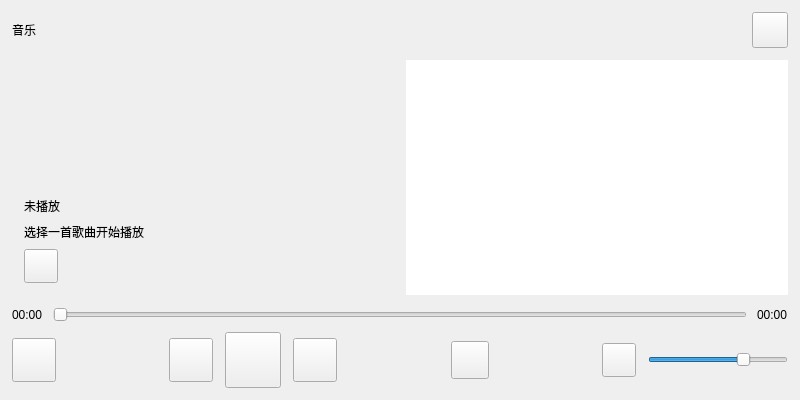
<?xml version="1.0" encoding="UTF-8"?>
<ui version="4.0">
 <class>musicUi</class>
 <widget class="QWidget" name="musicUi">
  <property name="geometry">
   <rect>
    <x>0</x>
    <y>0</y>
    <width>800</width>
    <height>400</height>
   </rect>
  </property>
  <property name="minimumSize">
   <size>
    <width>800</width>
    <height>400</height>
   </size>
  </property>
  <property name="maximumSize">
   <size>
    <width>800</width>
    <height>400</height>
   </size>
  </property>
  <property name="windowTitle">
   <string>音乐播放器</string>
  </property>
  <property name="styleSheet">
   <string notr="true"/>
  </property>
  <layout class="QVBoxLayout" name="mainLayout">
   <property name="spacing">
    <number>12</number>
   </property>
   <property name="leftMargin">
    <number>12</number>
   </property>
   <property name="topMargin">
    <number>12</number>
   </property>
   <property name="rightMargin">
    <number>12</number>
   </property>
   <property name="bottomMargin">
    <number>12</number>
   </property>
   <item>
    <layout class="QHBoxLayout" name="topBarLayout">
     <property name="spacing">
      <number>10</number>
     </property>
     <item>
      <widget class="QLabel" name="titleLabel">
       <property name="text">
        <string>音乐</string>
       </property>
      </widget>
     </item>
     <item>
      <spacer name="topBarSpacer">
       <property name="orientation">
        <enum>Qt::Horizontal</enum>
       </property>
       <property name="sizeHint" stdset="0">
        <size>
         <width>40</width>
         <height>20</height>
        </size>
       </property>
      </spacer>
     </item>
     <item>
      <widget class="QPushButton" name="exitButton">
       <property name="minimumSize">
        <size>
         <width>36</width>
         <height>36</height>
        </size>
       </property>
       <property name="maximumSize">
        <size>
         <width>36</width>
         <height>36</height>
        </size>
       </property>
       <property name="styleSheet">
        <string notr="true">QPushButton { image: url(:/Resource/app/music/gengduo.png); }</string>
       </property>
       <property name="text">
        <string/>
       </property>
      </widget>
     </item>
    </layout>
   </item>
   <item>
    <layout class="QHBoxLayout" name="contentLayout">
     <property name="spacing">
      <number>12</number>
     </property>
     <item>
      <layout class="QVBoxLayout" name="cardLayout">
       <property name="spacing">
        <number>8</number>
       </property>
       <property name="leftMargin">
        <number>12</number>
       </property>
       <property name="topMargin">
        <number>12</number>
       </property>
       <property name="rightMargin">
        <number>12</number>
       </property>
       <property name="bottomMargin">
        <number>12</number>
       </property>
       <item>
        <widget class="QLabel" name="albumArtLabel">
         <property name="minimumSize">
          <size>
           <width>150</width>
           <height>150</height>
          </size>
         </property>
         <property name="maximumSize">
          <size>
           <width>150</width>
           <height>150</height>
          </size>
         </property>
         <property name="styleSheet">
          <string notr="true"/>
         </property>
         <property name="text">
          <string/>
         </property>
         <property name="alignment">
          <set>Qt::AlignCenter</set>
         </property>
        </widget>
       </item>
       <item>
        <widget class="QLabel" name="trackTitleLabel">
         <property name="text">
          <string>未播放</string>
         </property>
        </widget>
       </item>
       <item>
        <widget class="QLabel" name="artistLabel">
         <property name="text">
          <string>选择一首歌曲开始播放</string>
         </property>
        </widget>
       </item>
       <item>
        <layout class="QHBoxLayout" name="quickActionLayout">
         <property name="spacing">
          <number>10</number>
         </property>
         <item>
          <widget class="QPushButton" name="playlistButton">
           <property name="minimumSize">
            <size>
             <width>34</width>
             <height>34</height>
            </size>
           </property>
           <property name="maximumSize">
            <size>
             <width>34</width>
             <height>34</height>
            </size>
           </property>
           <property name="styleSheet">
            <string notr="true">QPushButton { image: url(:/Resource/app/music/bofangliebiao.png); }</string>
           </property>
           <property name="text">
            <string/>
           </property>
          </widget>
         </item>
         <item>
          <spacer name="cardActionSpacer">
           <property name="orientation">
            <enum>Qt::Horizontal</enum>
           </property>
           <property name="sizeHint" stdset="0">
            <size>
             <width>40</width>
             <height>20</height>
            </size>
           </property>
          </spacer>
         </item>
        </layout>
       </item>
      </layout>
     </item>
     <item>
      <widget class="QListWidget" name="playlistList">
       <property name="minimumSize">
        <size>
         <width>0</width>
         <height>0</height>
        </size>
       </property>
       <property name="frameShape">
        <enum>QFrame::NoFrame</enum>
       </property>
       <property name="selectionMode">
        <enum>QAbstractItemView::SingleSelection</enum>
       </property>
       <property name="uniformItemSizes">
        <bool>true</bool>
       </property>
      </widget>
     </item>
    </layout>
   </item>
   <item>
    <layout class="QVBoxLayout" name="controlsLayout">
     <property name="spacing">
      <number>10</number>
     </property>
     <property name="leftMargin">
      <number>0</number>
     </property>
     <property name="topMargin">
      <number>0</number>
     </property>
     <property name="rightMargin">
      <number>0</number>
     </property>
     <property name="bottomMargin">
      <number>0</number>
     </property>
     <item>
      <layout class="QHBoxLayout" name="progressLayout">
       <property name="spacing">
        <number>10</number>
       </property>
       <item>
        <widget class="QLabel" name="timeCurrentLabel">
         <property name="text">
          <string>00:00</string>
         </property>
        </widget>
       </item>
       <item>
        <widget class="QSlider" name="progressSlider">
         <property name="maximum">
          <number>1000</number>
         </property>
         <property name="orientation">
          <enum>Qt::Horizontal</enum>
         </property>
        </widget>
       </item>
       <item>
        <widget class="QLabel" name="timeTotalLabel">
         <property name="text">
          <string>00:00</string>
         </property>
        </widget>
       </item>
      </layout>
     </item>
     <item>
      <layout class="QHBoxLayout" name="controlButtonsLayout">
       <property name="spacing">
        <number>12</number>
       </property>
       <item>
        <widget class="QPushButton" name="switchPlaybackType">
         <property name="minimumSize">
          <size>
           <width>44</width>
           <height>44</height>
          </size>
         </property>
         <property name="maximumSize">
          <size>
           <width>44</width>
           <height>44</height>
          </size>
         </property>
         <property name="styleSheet">
          <string notr="true"/>
         </property>
         <property name="text">
          <string/>
         </property>
         <property name="autoDefault">
          <bool>false</bool>
         </property>
         <property name="default">
          <bool>false</bool>
         </property>
        </widget>
       </item>
       <item>
        <spacer name="leftControlsSpacer">
         <property name="orientation">
          <enum>Qt::Horizontal</enum>
         </property>
         <property name="sizeHint" stdset="0">
          <size>
           <width>10</width>
           <height>20</height>
          </size>
         </property>
        </spacer>
       </item>
       <item>
        <widget class="QPushButton" name="prevButton">
         <property name="minimumSize">
          <size>
           <width>44</width>
           <height>44</height>
          </size>
         </property>
         <property name="maximumSize">
          <size>
           <width>44</width>
           <height>44</height>
          </size>
         </property>
         <property name="styleSheet">
          <string notr="true">QPushButton { image: url(:/Resource/app/music/shangyiqu.png); }</string>
         </property>
         <property name="text">
          <string/>
         </property>
        </widget>
       </item>
       <item>
        <widget class="QPushButton" name="playPauseButton">
         <property name="minimumSize">
          <size>
           <width>56</width>
           <height>56</height>
          </size>
         </property>
         <property name="maximumSize">
          <size>
           <width>56</width>
           <height>56</height>
          </size>
         </property>
         <property name="styleSheet">
          <string notr="true">QPushButton { image: url(:/Resource/app/music/bofangzhong.png); }</string>
         </property>
         <property name="text">
          <string/>
         </property>
        </widget>
       </item>
       <item>
        <widget class="QPushButton" name="nextButton">
         <property name="minimumSize">
          <size>
           <width>44</width>
           <height>44</height>
          </size>
         </property>
         <property name="maximumSize">
          <size>
           <width>44</width>
           <height>44</height>
          </size>
         </property>
         <property name="styleSheet">
          <string notr="true">QPushButton { image: url(:/Resource/app/music/xiayiqu.png); }</string>
         </property>
         <property name="text">
          <string/>
         </property>
        </widget>
       </item>
       <item>
        <spacer name="centerControlsSpacer">
         <property name="orientation">
          <enum>Qt::Horizontal</enum>
         </property>
         <property name="sizeHint" stdset="0">
          <size>
           <width>10</width>
           <height>20</height>
          </size>
         </property>
        </spacer>
       </item>
       <item>
        <widget class="QPushButton" name="queueButton">
         <property name="minimumSize">
          <size>
           <width>38</width>
           <height>38</height>
          </size>
         </property>
         <property name="maximumSize">
          <size>
           <width>38</width>
           <height>38</height>
          </size>
         </property>
         <property name="styleSheet">
          <string notr="true">QPushButton { image: url(:/Resource/app/music/bofangduilie.png); }</string>
         </property>
         <property name="text">
          <string/>
         </property>
        </widget>
       </item>
       <item>
        <spacer name="rightSpacer">
         <property name="orientation">
          <enum>Qt::Horizontal</enum>
         </property>
         <property name="sizeHint" stdset="0">
          <size>
           <width>40</width>
           <height>20</height>
          </size>
         </property>
        </spacer>
       </item>
       <item>
        <widget class="QPushButton" name="volumeButton">
         <property name="minimumSize">
          <size>
           <width>34</width>
           <height>34</height>
          </size>
         </property>
         <property name="maximumSize">
          <size>
           <width>34</width>
           <height>34</height>
          </size>
         </property>
         <property name="styleSheet">
          <string notr="true">QPushButton { image: url(:/Resource/app/music/yinliang.png); }</string>
         </property>
         <property name="text">
          <string/>
         </property>
        </widget>
       </item>
       <item>
        <widget class="QSlider" name="volumeSlider">
         <property name="minimumSize">
          <size>
           <width>140</width>
           <height>0</height>
          </size>
         </property>
         <property name="maximum">
          <number>100</number>
         </property>
         <property name="value">
          <number>70</number>
         </property>
         <property name="orientation">
          <enum>Qt::Horizontal</enum>
         </property>
        </widget>
       </item>
      </layout>
     </item>
    </layout>
   </item>
  </layout>
 </widget>
 <resources/>
 <connections/>
</ui>
